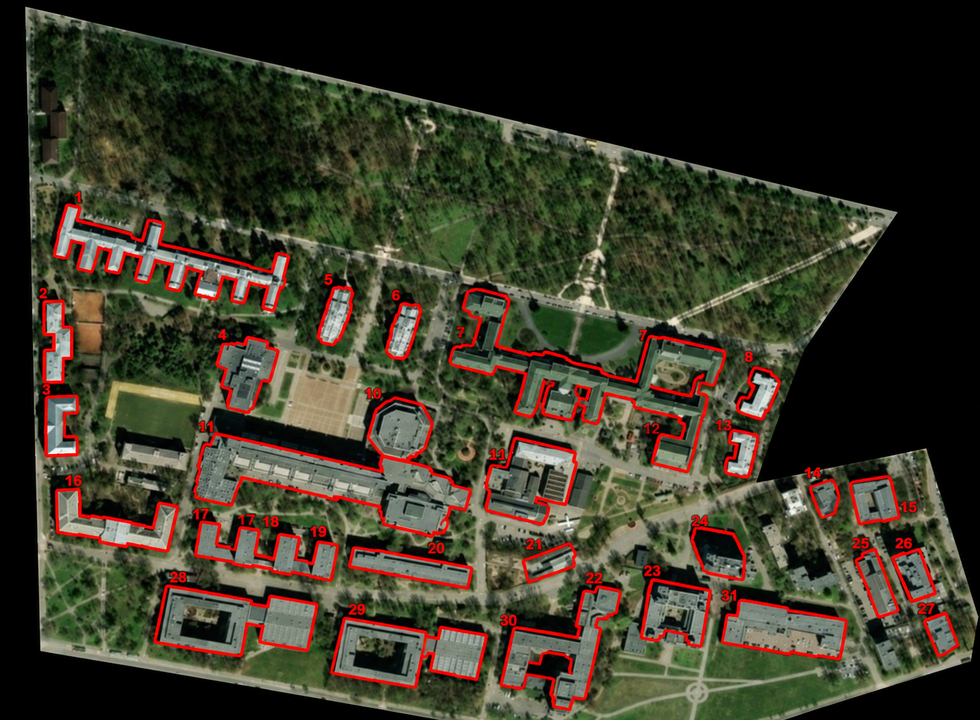
#> input picture photos/KPI_esri_annotated_reference.png, 980 x 720 px, shrunk from 1464 x 1075 before the run; its folder holds 5 pictures in this run; the run also reads 1 picture not shown here
$ python research.py   (older library calls are emulated)
#> lines starting #> are read from the running program, lines starting #| are printed output that depends on the picture; after the words box and inside, x2 and y2 are one past the last pixel; in counts of white or black regions, pixels touching at a corner belong together
### code/evaluate_reference.py
# ----------------  Перевірка результату за еталонною розміткою KPI_esri_annotated_reference  ---------------

'''
The reference (KPI_esri_annotated_reference.png) has red outlines of 31 buildings, but it is
rotated/scaled relative to the photos. Steps:

 1. red outlines are extracted from the reference and filled -> building mask
 2. reference -> KPI_esri homography is found with SIFT features + RANSAC
    (KPI_esri -> KPI too, so the same reference is used for the older KPI photo)
 3. the warped reference mask is compared with the detected mask:
    pixel precision / recall / IoU and how many reference buildings were found

Shared by lab2 and lab3: buildings_detection.py of each lab calls it after detection.
'''

import os
import cv2
import numpy as np

from common import PHOTOS, fill_holes

REF = os.path.join(PHOTOS, 'KPI_esri_annotated_reference.png')


def reference_mask():
    ref = cv2.imread(REF)
#> ref is the input picture: shape (720, 980, 3); mean B, G, R 40.3, 55.5, 59.5
    b, g, r = [ref[..., i].astype(int) for i in range(3)]
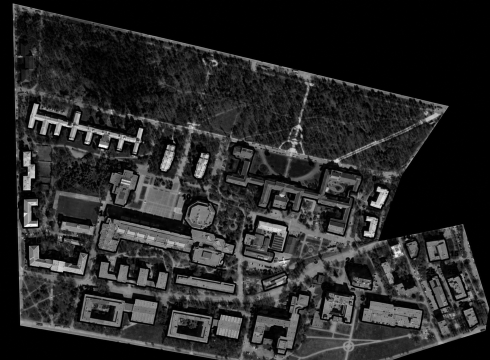
#> b: shape (720, 980) int64 (shown at 1/2 size); min 0, max 255, mean 40.3
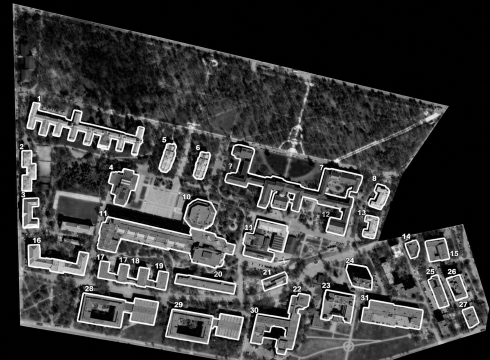
#> r: shape (720, 980) int64 (shown at 1/2 size); min 0, max 255, mean 59.5
    red = ((r > 200) & (g < 60) & (b < 60)).astype(np.uint8) * 255
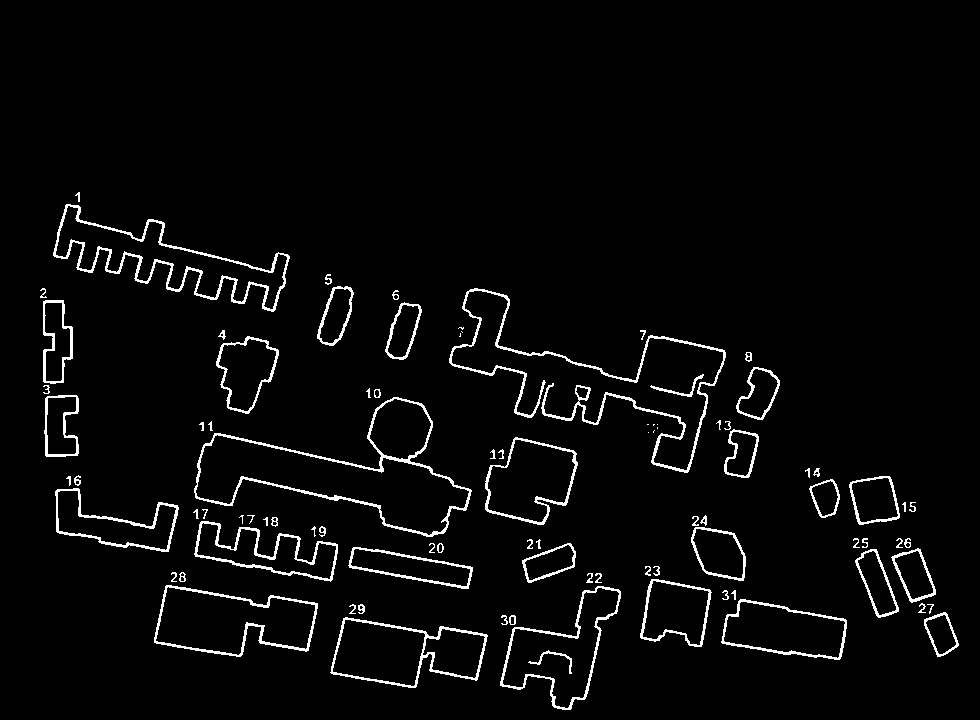
#> red: shape (720, 980); 3.5% white in thin lines or dots, all inside (x1, y1, x2, y2) = (40, 192, 959, 710)
    clean = cv2.inpaint(ref, cv2.dilate(red, np.ones((5, 5))), 3, cv2.INPAINT_TELEA)
    outline = cv2.morphologyEx(red, cv2.MORPH_CLOSE, np.ones((9, 9)))
#> outline: shape (720, 980); 4.5% white; 25 white regions, largest, box (x1, y1, x2, y2) and area: (193, 388, 473, 589) 5953, (449, 288, 726, 473) 4135, (53, 192, 290, 312) 3271
    mask = cv2.morphologyEx(fill_holes(outline), cv2.MORPH_OPEN, np.ones((5, 5)))
    return clean, mask


def homography(src, dst):
    sift = cv2.SIFT_create(5000)
    ks, ds = sift.detectAndCompute(cv2.cvtColor(src, cv2.COLOR_BGR2GRAY), None)
    kd, dd = sift.detectAndCompute(cv2.cvtColor(dst, cv2.COLOR_BGR2GRAY), None)
    pairs = cv2.BFMatcher().knnMatch(ds, dd, k=2)
    good = [m for m, n in pairs if m.distance < 0.75 * n.distance]       # Lowe ratio test
    p = np.float32([ks[m.queryIdx].pt for m in good])
    q = np.float32([kd[m.trainIdx].pt for m in good])
    H, _ = cv2.findHomography(p, q, cv2.RANSAC, 3.0)
    return H


def evaluate(name, det_mask, gt_mask, roi):
    det = (det_mask > 0) & roi
    gt = (gt_mask > 0) & roi
    tp = (det & gt).sum()
    prec, rec = tp / max(det.sum(), 1), tp / max(gt.sum(), 1)
    iou = tp / max((det | gt).sum(), 1)
    n, lab, st, _ = cv2.connectedComponentsWithStats(gt.astype(np.uint8))
    blocks = [i for i in range(1, n) if st[i, cv2.CC_STAT_AREA] > 150]   # skip label/text remnants
    found = sum(((lab == i) & det).sum() / st[i, cv2.CC_STAT_AREA] > 0.3 for i in blocks)
    nd, dl = cv2.connectedComponents(det.astype(np.uint8))
    false = sum(((dl == i) & gt).sum() / (dl == i).sum() < 0.2 for i in range(1, nd))
    return (f'vs reference: precision={prec:.2f} recall={rec:.2f} IoU={iou:.2f} | '
            f'reference blocks found {found}/{len(blocks)} | detections {nd - 1}, false {false}')


# [7 lines left out: function overlay, not called in this run]


class Reference:
    # reference mask registered onto each photo (homographies are computed once)
    def __init__(self):
        clean_ref, self.mask = reference_mask()
        esri = cv2.imread(os.path.join(PHOTOS, 'KPI_esri.jpg'))
        kpi = cv2.imread(os.path.join(PHOTOS, 'KPI.jpg'))
        H_esri = homography(clean_ref, esri)
        self.H = {'KPI_esri': H_esri, 'KPI': homography(esri, kpi) @ H_esri}

    # [7 lines left out: function compare, not called in this run]

### code/common.py
# ----------------  Спільні функції для lab2, lab3 і model_detection  ---------------

'''
Shared by code/lab2, code/lab3 and code/model_detection:
paths, image loading, numbered output folders (output/runX_labN), small morphology helpers
and drawing of the numbered building outlines.
'''

import os
import re
import cv2
import numpy as np

CODE = os.path.dirname(os.path.abspath(__file__))
PHOTOS = os.path.normpath(os.path.join(CODE, '..', 'photos'))
OUTPUT = os.path.normpath(os.path.join(CODE, '..', 'output'))
IMAGES = ['KPI_esri', 'KPI']


def image_read(file_im, file_roi=None):
    image = cv2.imread(file_im)
    if image is None:
        raise FileNotFoundError(file_im)
    roi = None
    if file_roi and os.path.exists(file_roi):
        roi = cv2.imread(file_roi, cv2.IMREAD_GRAYSCALE) > 0
    if roi is None:
        roi = np.ones(image.shape[:2], bool)
    return image, roi


def load(name):
    return image_read(os.path.join(PHOTOS, name + '.jpg'), os.path.join(PHOTOS, name + '_roi_mask.png'))


def fill_holes(mask):
    ff = mask.copy()
    h, w = mask.shape
    cv2.floodFill(ff, np.zeros((h + 2, w + 2), np.uint8), (0, 0), 128)
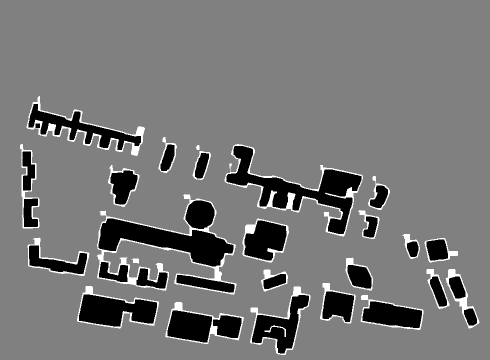
#> ff: shape (720, 980) (shown at 1/2 size); min 0, max 255, mean 117.7
    return np.where(ff == 128, 0, 255).astype(np.uint8)
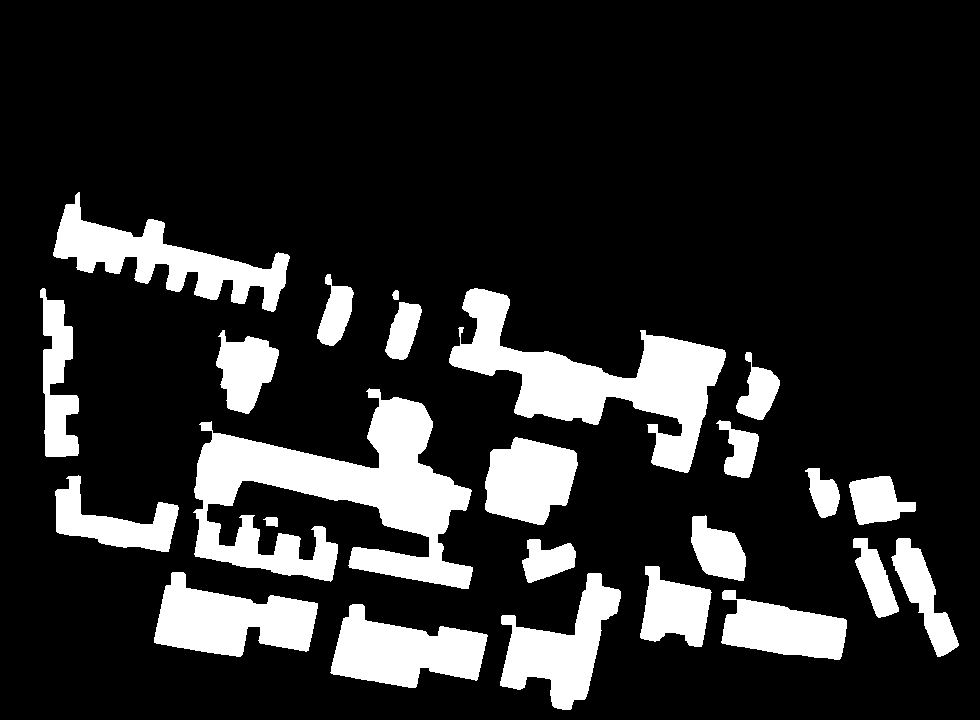
#> returned value: shape (720, 980); 16.9% white; 24 white regions, largest, box (x1, y1, x2, y2) and area: (193, 388, 473, 589) 24926, (449, 288, 726, 473) 17216, (53, 192, 290, 312) 9255


def new_run_dir(lab):
    # output/run1_lab2, output/run2_lab2, ... - numbered separately for every lab
    os.makedirs(OUTPUT, exist_ok=True)
    pattern = re.compile(rf'^run(\d+)_{lab}$')
    runs = [int(m.group(1)) for d in os.listdir(OUTPUT) if (m := pattern.match(d))]
    run_dir = os.path.join(OUTPUT, f'run{max(runs, default=0) + 1}_{lab}')
    os.makedirs(run_dir)
    return run_dir


def ellipse(k):
    k = max(1, int(k))
    return cv2.getStructuringElement(cv2.MORPH_ELLIPSE, (k, k))


# [25 lines left out: functions label_point, draw_buildings, not called in this run]

### code/lab2/buildings_detection.py
# ----------------  Lab 2: виявлення будівель - растр -> вектор (KPI, KPI_esri)  ---------------

'''
Simplified algorithm: colour transformations + Canny / Gabor + contours (no image enhancement,
the photo is processed as it is).

 1. Colour transforms  - BGR -> HSV and Lab; roofs are grey/bluish
                         (low saturation S, low Lab-b), roads/paths are warmer
                         (higher Lab-b), vegetation is saturated green
 2. Thresholds         - roof mask from S, Lab-b and brightness L (percentiles of the
                         region of interest, so they adapt to each photo)
 3. Edges              - Canny (default) or a Gabor filter bank (8 orientations, kernel as in
                         the lecture example gabor_filter.py); the edges cut the roof mask
                         where a roof touches a road or another roof
 4. Morphology         - opening removes thin roads, closing fills small gaps
 5. findContours       - raster mask -> vector contours
 6. Geometric filters  - area, width (roads are narrow), rectangularity
                         (area / minAreaRect area), solidity, mean colour
 7. Vectorization      - minAreaRect for rectangular objects, approxPolyDP for the rest;
                         numbering and counting

Package            Version
------------------ -----------
opencv-python      >= 4.8
numpy              >= 1.25
matplotlib         >= 3.7

Run:
    python buildings_detection.py             # process both photos, show results,
                                              # save everything to output/runX_lab2
    python buildings_detection.py --no-show   # only save, no windows
    python research.py                        # R&D: colour corrections, Contours / Canny / Gabor

After both photos the same buildings are compared on the two photos (object_comparison.py).
'''

import os
import sys
import cv2
import numpy as np

sys.path.insert(0, os.path.join(os.path.dirname(os.path.abspath(__file__)), '..'))
from common import (IMAGES, load, fill_holes, new_run_dir,  # noqa: E402
                    ellipse, draw_buildings)

LAB = 'lab2'

# Parameters are tuned for KPI_esri (800 px wide); pixel sizes are scaled by image width.
PARAMS = dict(
    base_width=800,
    roi_erode=11,          # px, cut the road that runs along the ROI border
    s_max=75,              # roof: HSV saturation below this
    b_pct=50,              # roof: Lab-b below this percentile of the ROI (grey-blue, not yellow)
    l_pct=30,              # roof: Lab-L above this percentile (not shadow)
    edges='canny',         # 'canny', 'gabor', 'both' or 'none' (contours of the colour mask only)
    canny_low=150,         # Canny thresholds
    canny_high=375,
    gabor_ksize=21,        # Gabor kernel as in gabor_filter.py: 21x21, sigma 8, lambda 10, gamma 0.5
    gabor_sigma=8.0,
    gabor_lambda=10.0,
    gabor_gamma=0.5,
    gabor_orient=8,        # number of orientations in the filter bank
    gabor_pct=97,          # strongest 3% of the Gabor response inside the ROI are edges
    edge_width=1,          # px, Canny edges are thickened to this width before cutting
    open_size=5,           # px, opening removes roads narrower than this
    close_size=9,          # px, closing fills small gaps in roofs
    min_area=200,          # px^2
    min_width=9,           # px, short side of minAreaRect (roads are narrower)
    min_rect=0.35,         # area / minAreaRect area
    min_solidity=0.45,     # area / convex hull area
    obj_b_pct=65,          # mean Lab-b of the object below this percentile
    rect_fill=0.75,        # object fills >= 75% of its rotated rectangle -> draw the rectangle
    poly_eps=0.015,        # approxPolyDP epsilon (fraction of perimeter)
)


def scaled(prm, width):
    # convert pixel parameters to the actual image resolution
    s = width / prm['base_width']
    p = dict(prm)
    for k in ['roi_erode', 'edge_width', 'open_size', 'close_size']:
        p[k] = max(1, int(round(prm[k] * s)))
    p['min_width'] = prm['min_width'] * s
    p['min_area'] = prm['min_area'] * s * s
    return p


# --------------------------- 1-2. colour transforms + thresholds -------------
def colour_mask(image, roi, p):
    hsv = cv2.cvtColor(image, cv2.COLOR_BGR2HSV).astype(np.int32)
    lab = cv2.cvtColor(image, cv2.COLOR_BGR2LAB).astype(np.int32)
    H, S = hsv[..., 0], hsv[..., 1]
    L, B = lab[..., 0], lab[..., 2]

    bright = L > np.percentile(L[roi], p['l_pct'])
    grey_roof = (S < p['s_max']) & (B < np.percentile(B[roi], p['b_pct'])) & bright
    # green (copper-patina) roofs of the main building: cyan-green hue, moderate saturation
    green_roof = (H >= 60) & (H <= 95) & (S > 50) & (S < 160) & bright

    roi_in = cv2.erode(roi.astype(np.uint8) * 255, ellipse(p['roi_erode'])) > 0
    mask = ((grey_roof | green_roof) & roi_in).astype(np.uint8) * 255
    return mask, dict(L=L, B=B)


# --------------------------- 3. Canny edges ----------------------------------
def canny_edges(image, p):
    gray = cv2.cvtColor(image, cv2.COLOR_BGR2GRAY)
    gray = cv2.GaussianBlur(gray, (3, 3), 0)                            # as in Canny examples
    edges = cv2.Canny(gray, p['canny_low'], p['canny_high'])
    return cv2.dilate(edges, ellipse(p['edge_width']))


def gabor_response(image, p):
    # Gabor filter bank: maximum absolute response over p['gabor_orient'] orientations
    gray = cv2.GaussianBlur(cv2.cvtColor(image, cv2.COLOR_BGR2GRAY), (3, 3), 0).astype(np.float32) / 255
    resp = []
    for k in range(p['gabor_orient']):
        kernel = cv2.getGaborKernel((p['gabor_ksize'], p['gabor_ksize']), p['gabor_sigma'],
                                    np.pi * k / p['gabor_orient'], p['gabor_lambda'], p['gabor_gamma'], 0,
                                    ktype=cv2.CV_32F)
        kernel -= kernel.mean()                          # no response on flat areas
        resp.append(np.abs(cv2.filter2D(gray, cv2.CV_32F, kernel)))
    return np.max(resp, axis=0)


def gabor_edges(image, roi, p):
    resp = gabor_response(image, p)
    edges = (resp > np.percentile(resp[roi], p['gabor_pct'])).astype(np.uint8) * 255
    return edges, resp


def find_edges(image, roi, p):
    # edge map used to cut the roof mask + Gabor response (for the figures)
    gab, resp = gabor_edges(image, roi, p)
    edges = {'canny': canny_edges(image, p), 'gabor': gab, 'none': np.zeros_like(gab)}
    edges['both'] = edges['canny'] | gab
    return edges[p['edges']], resp


# --------------------------- 4. morphology -----------------------------------
def clean_mask(mask, edges, p):
    m = cv2.bitwise_and(mask, cv2.bitwise_not(edges))                  # cut along edges
    m = cv2.morphologyEx(m, cv2.MORPH_OPEN, ellipse(p['open_size']))    # remove thin roads
    m = cv2.morphologyEx(m, cv2.MORPH_CLOSE, ellipse(p['close_size']))  # close gaps
    return fill_holes(m)


# --------------------------- 5-6. contours + geometric filtering -------------
def image_contours(mask):
    return cv2.findContours(mask, cv2.RETR_EXTERNAL, cv2.CHAIN_APPROX_SIMPLE)[0]


def filter_contours(contours, feats, roi, p):
    t_b = np.percentile(feats['B'][roi], p['obj_b_pct'])
    kept, rejected = [], []                              # rejected: (contour, reason)
    for c in contours:
        area = cv2.contourArea(c)
        if area < p['min_area']:
            rejected.append((c, 'small'))
            continue
        (cx, cy), (w, h), _ = cv2.minAreaRect(c)
        if min(w, h) < p['min_width']:                   # long and narrow -> road / path
            rejected.append((c, 'shape'))
            continue
        hull = cv2.contourArea(cv2.convexHull(c))
        if area / (w * h) < p['min_rect'] or area / max(hull, 1) < p['min_solidity']:
            rejected.append((c, 'shape'))                # ragged -> trees, road crossings
            continue
        m = np.zeros(roi.shape, np.uint8)
        cv2.drawContours(m, [c], -1, 255, -1)
        if feats['B'][m > 0].mean() > t_b:               # too warm -> road / sand / court
            rejected.append((c, 'colour'))
            continue
        kept.append(c)
    return kept, rejected


# --------------------------- 7. vectorization --------------------------------
def vectorize(contours, p):
    polys = []
    for c in contours:
        rect = cv2.minAreaRect(c)
        (_, _), (w, h), _ = rect
        if cv2.contourArea(c) >= p['rect_fill'] * w * h:                 # rectangular building
            polys.append(np.int32(cv2.boxPoints(rect)).reshape(-1, 1, 2))
        else:                                                            # L / U / T shapes
            polys.append(cv2.approxPolyDP(c, p['poly_eps'] * cv2.arcLength(c, True), True))
    # number buildings top-to-bottom, left-to-right (rows ~ 40 px)
    polys.sort(key=lambda c: (int(cv2.boundingRect(c)[1] // 40), cv2.boundingRect(c)[0]))
    return polys


REJECT_COLOURS = {                                     # BGR
    'small': (0, 255, 255),        # yellow  - smaller than min_area
    'shape': (255, 0, 255),        # magenta - too narrow / ragged
    'colour': (255, 160, 0),       # blue    - too warm/yellow (road, sand, court)
}


# [107 lines left out: functions draw_debug, detect_buildings, stages_figure, process, main, not called in this run]


# [2 lines that do not run on import are left out]

### code/lab2/research.py
# ----------------  Lab 2: R&D - корекція кольору та векторизація  ---------------

'''
R&D for lab 2: which combination of colour correction and vectorization separates the
buildings best.

 1. Colour correction (formulas as in the lecture example filtr_im_PIL.py):
      grayscale  S = (R + G + B) / 3
      sepia      R' = S + 2*depth, G' = S + depth, B' = S   (depth = 20)
      negative   R' = 255 - R, G' = 255 - G, B' = 255 - B
      other      HSV saturation S (roofs are grey), Lab b* (roofs bluish, roads yellowish),
                 and the combined HSV + Lab mask used in buildings_detection.py
    For every correction: how well its channel separates roof pixels from the rest
    (AUC, 0.5 = no separation, 1.0 = perfect) inside the region of interest.

 2. Vectorization: the mask of every correction (Otsu threshold for single channels) is
    vectorized by
      Contours   - findContours of the mask only
      Canny      - the mask is cut by Canny edges, then contours
      Gabor      - the mask is cut by Gabor filter bank edges, then contours
    and the buildings are scored against the reference annotation.

Results -> output/runX_lab2_research: research.txt, research.csv, figures

Run:
    python research.py
'''

import os
import sys
import csv
import cv2
import numpy as np

HERE = os.path.dirname(os.path.abspath(__file__))
sys.path[:0] = [HERE, os.path.join(HERE, '..')]
import buildings_detection as det                      # noqa: E402
from common import IMAGES, load, new_run_dir, ellipse  # noqa: E402
from evaluate_reference import Reference, evaluate     # noqa: E402

SEPIA_DEPTH = 20
VECTORIZATION = {'Contours': 'none', 'Canny': 'canny', 'Gabor': 'gabor', 'Canny + Gabor': 'both'}


# --------------------------- colour corrections (BGR images) ------------------
def grayscale(img):
    s = img.astype(np.int32).sum(axis=2) // 3
    return np.dstack([s, s, s]).astype(np.uint8)


def sepia(img, depth=SEPIA_DEPTH):
    s = img.astype(np.int32).sum(axis=2) // 3
    r, g, b = s + 2 * depth, s + depth, s
    return np.clip(np.dstack([b, g, r]), 0, 255).astype(np.uint8)


def negative(img):
    return 255 - img


CORRECTIONS = {
    # name: (corrected image for the figure, single channel used for the mask)
    'grayscale': lambda im: (grayscale(im), grayscale(im)[..., 0]),
    'sepia': lambda im: (sepia(im), cv2.cvtColor(sepia(im), cv2.COLOR_BGR2GRAY)),
    'negative': lambda im: (negative(im), grayscale(negative(im))[..., 0]),
    'HSV saturation': lambda im: (cv2.cvtColor(cv2.cvtColor(im, cv2.COLOR_BGR2HSV)[..., 1], cv2.COLOR_GRAY2BGR),
                                  cv2.cvtColor(im, cv2.COLOR_BGR2HSV)[..., 1]),
    'Lab b*': lambda im: (cv2.cvtColor(cv2.cvtColor(im, cv2.COLOR_BGR2LAB)[..., 2], cv2.COLOR_GRAY2BGR),
                          cv2.cvtColor(im, cv2.COLOR_BGR2LAB)[..., 2]),
}


def auc(channel, roof, rest):
    # probability that a random roof pixel is brighter than a random other pixel (via histograms)
    h1 = np.bincount(channel[roof].ravel(), minlength=256).astype(np.float64)
    h0 = np.bincount(channel[rest].ravel(), minlength=256).astype(np.float64)
    h1, h0 = h1 / h1.sum(), h0 / h0.sum()
    below = np.cumsum(h0) - h0
    return float((h1 * (below + 0.5 * h0)).sum())


def otsu_mask(channel, roi, roofs_brighter, p):
    t, _ = cv2.threshold(channel[roi].reshape(-1, 1), 0, 255, cv2.THRESH_BINARY + cv2.THRESH_OTSU)
    m = channel > t if roofs_brighter else channel <= t
    roi_in = cv2.erode(roi.astype(np.uint8) * 255, ellipse(p['roi_erode'])) > 0
    return (m & roi_in).astype(np.uint8) * 255, t


def vectorize_mask(image, roi, mask, edges_mode, p):
    prm = dict(p, edges=edges_mode)
    edges, _ = det.find_edges(image, roi, prm)
    clean = det.clean_mask(mask, edges, prm)
    _, feats = det.colour_mask(image, roi, prm)
    kept, _ = det.filter_contours(det.image_contours(clean), feats, roi, prm)
    polys = det.vectorize(kept, prm)
    final = np.zeros(roi.shape, np.uint8)
    cv2.drawContours(final, polys, -1, 255, -1)
    return polys, final


def scores(text):
    get = lambda k: float(text.split(k + '=')[1].split()[0])
    return dict(precision=get('precision'), recall=get('recall'), iou=get('IoU'),
                found=text.split('found ')[1].split()[0])


def main():
    from matplotlib import pyplot as plt
    run_dir = new_run_dir('lab2_research')
    lines = []

    def log(text=''):
        print(text, flush=True)
        lines.append(text)

    ref = Reference()
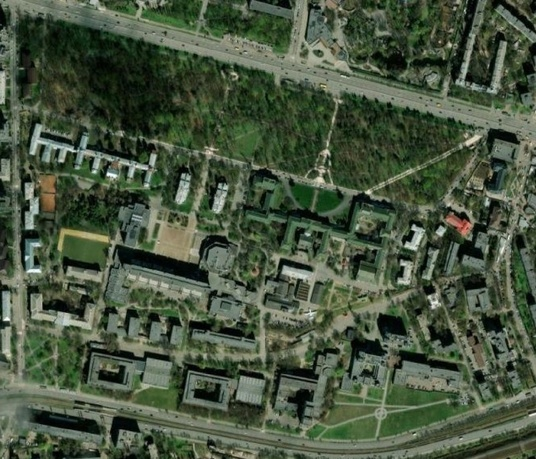
#> input picture photos/KPI_esri.jpg, 536 x 459 px, shrunk from 800 x 686 before the run
#> in __init__, esri is the input picture: shape (459, 536, 3); mean B, G, R 64.4, 85.5, 72.3
#> (the rest of the program and of its run is left out)
